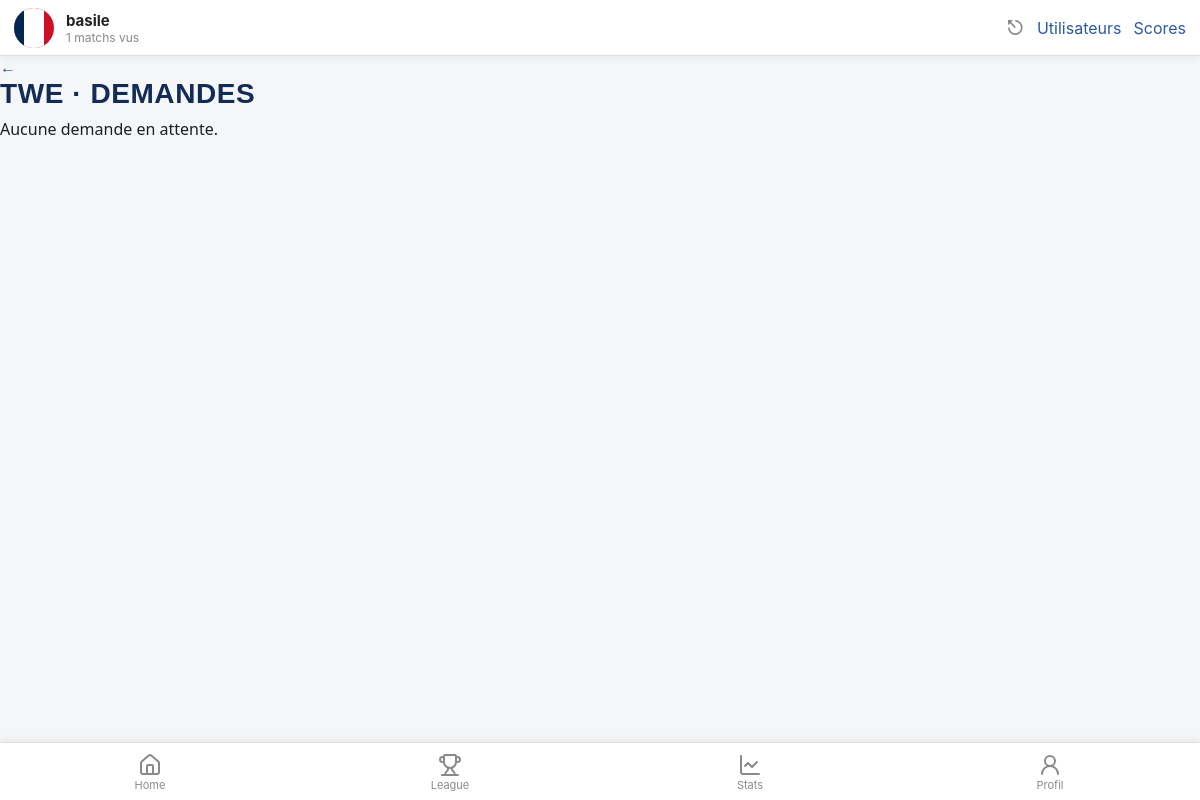
Page /index.php?view=demandes&idLeague=7 (signed in) on the committed database.
### tables this page shows
CREATE TABLE `UTILISATEUR` (
  `id` int NOT NULL,
  `pseudo` varchar(50) NOT NULL,
  `mot_de_passe` varchar(255) NOT NULL,
  `equipe_pref_id` int DEFAULT NULL,
  `joueur_pref_id` int DEFAULT NULL,
  `pdp` varchar(255) NOT NULL,
  `admin` tinyint(1) NOT NULL DEFAULT '0',
  `blacklist` tinyint(1) NOT NULL DEFAULT '0'
);

CREATE TABLE `LEAGUE` (
  `id` int NOT NULL,
  `nom` varchar(100) NOT NULL,
  `createur_id` int NOT NULL
);

### libs/maLibUtils.php (called while the page is built, shortened)
<?php
function valider($nom,$type="REQUEST")
{
	switch($type)
	{
		case 'REQUEST':
		if(isset($_REQUEST[$nom]) && !($_REQUEST[$nom] == ""))
			return proteger($_REQUEST[$nom]);
		break;
		case 'SESSION':
		if(isset($_SESSION[$nom]) && !($_SESSION[$nom] == ""))
			return $_SESSION[$nom];
		break;
	}
	return false;
}
function proteger($str)
{
	if (is_array($str))
	{
		$nextTab = array();
		foreach($str as $cle => $val)
		{
			$nextTab[$cle] = addslashes($val);
		}
		return $nextTab;
	}
	else
		return addslashes ($str);
}
?>

### libs/maLibSQL.pdo.php (called while the page is built, shortened)
<?php
function SQLGetChamp($sql)
{
	global $BDD_host;
	global $BDD_base;
	global $BDD_user;
	global $BDD_password;
	try {
		$dbh = new PDO("mysql:host=$BDD_host;dbname=$BDD_base", $BDD_user, $BDD_password);
	} catch (PDOException $e) {
		die("<font color=\"red\">SQLGetChamp: Erreur de connexion : " . $e->getMessage() . "</font>");
	}
	$dbh->exec("SET CHARACTER SET utf8");
	$res = $dbh->query($sql);
	$num = $res->rowCount();
	$res->setFetchMode(PDO::FETCH_NUM);
	$ligne = $res->fetch();
	if ($ligne == false) return false;
	else return $ligne[0];
}
function SQLSelect($sql)
{
 	global $BDD_host;
	global $BDD_base;
 	global $BDD_user;
 	global $BDD_password;
	try {
		$dbh = new PDO("mysql:host=$BDD_host;dbname=$BDD_base", $BDD_user, $BDD_password);
	} catch (PDOException $e) {
		die("<font color=\"red\">SQLSelect: Erreur de connexion : " . $e->getMessage() . "</font>");
	}
	$dbh->exec("SET CHARACTER SET utf8");
	$res = $dbh->query($sql);
	$num = $res->rowCount();
	if ($num==0) return false;
	else return $res;
}
function parcoursRs($result)
{
	if  ($result == false) return array();
	$result->setFetchMode(PDO::FETCH_ASSOC);
	while ($ligne = $result->fetch())
		$tab[]= $ligne;
	return $tab;
}
?>

### libs/modele.php (called while the page is built, shortened)
<?php
include_once(__DIR__ . "/maLibSQL.pdo.php");
function getLeague($idLeague)
{
	$SQL = "SELECT L.id, L.nom, L.createur_id, U.pseudo AS createur
			FROM LEAGUE L
			JOIN UTILISATEUR U ON U.id = L.createur_id
			WHERE L.id = '$idLeague'";
	$tab = parcoursRs(SQLSelect($SQL));
	return count($tab) ? $tab[0] : false;
}
function listerDemandesEnAttente($idLeague)
{
	$SQL = "SELECT I.id, I.user_invite_id, U.pseudo, I.date_invitation
			FROM INVITATION I
			JOIN UTILISATEUR U ON U.id = I.user_invite_id
			WHERE I.league_id = '$idLeague' AND I.statut = 'en_attente'
			ORDER BY I.date_invitation ASC";
	return parcoursRs(SQLSelect($SQL));
}
function getProfil($idUser)
{
    $SQL = "SELECT U.id, U.pseudo, U.pdp, U.equipe_pref_id, U.joueur_pref_id,
				   E.nom AS equipe_nom, E.image_drapeau,
				   J.prenom AS joueur_prenom, J.nom AS joueur_nom, J.image_joueur
            FROM UTILISATEUR U
            LEFT JOIN EQUIPE E ON E.id = U.equipe_pref_id
            LEFT JOIN JOUEUR J ON J.id = U.joueur_pref_id
            WHERE U.id = '$idUser'";
    $rs = parcoursRs(SQLSelect($SQL));
    return (count($rs) > 0) ? $rs[0] : false;
}
function getStatsProfil($idUser)
{
    $nbVus = SQLGetChamp("SELECT COUNT(*) FROM AVIS_MATCH WHERE user_id='$idUser' AND vu_ou IS NOT NULL");
    $SQL = "SELECT J.prenom, J.nom, COUNT(*) AS nb
            FROM AVIS_MATCH A
            JOIN JOUEUR J ON J.id = A.mvp_id
            WHERE A.user_id='$idUser' AND A.mvp_id IS NOT NULL
            GROUP BY A.mvp_id ORDER BY nb DESC LIMIT 1";
    $rs = parcoursRs(SQLSelect($SQL));
    $mvp = (count($rs) > 0) ? $rs[0]['prenom'] . ' ' . $rs[0]['nom'] : 'Aucun';
    $SQL = "SELECT E.nom, COUNT(*) AS nb
            FROM AVIS_MATCH A
            JOIN MATCHS M ON M.id = A.match_id
            JOIN EQUIPE E ON E.id = M.equipe_dom_id OR E.id = M.equipe_ext_id
            WHERE A.user_id='$idUser' AND A.vu_ou IS NOT NULL
            GROUP BY E.id ORDER BY nb DESC LIMIT 1";
    $rs = parcoursRs(SQLSelect($SQL));
    $equipePlusVue = (count($rs) > 0) ? $rs[0]['nom'] : 'Aucune';
    $noteMoy = SQLGetChamp("SELECT ROUND(AVG(note_match),1) FROM AVIS_MATCH WHERE user_id='$idUser' AND note_match IS NOT NULL");
    $nbStade = SQLGetChamp("SELECT COUNT(*) FROM AVIS_MATCH WHERE user_id='$idUser' AND vu_ou='stade'");
    if (!$nbStade) $nbStade = 0;
    return compact('nbVus', 'mvp', 'equipePlusVue', 'noteMoy', 'nbStade');
}
?>

### templates/demandes.php (the view, shortened to what this page needs)
<?php
include_once("libs/modele.php");
include_once("libs/maLibUtils.php");
$idLeague = valider("idLeague");
$league   = getLeague($idLeague);
$demandes = listerDemandesEnAttente($idLeague);
?>
<div class="page-entete">
	<a class="retour" href="index.php?view=league&amp;idLeague=<?php echo $league['id']; ?>" aria-label="Retour">←</a>
	<h1 class="lg-titre"><?php echo htmlspecialchars($league['nom']); ?> · demandes</h1>
</div>
<ul class="league-list">
	<?php if (count($demandes) == 0) : ?>
		<li class="vide">Aucune demande en attente.</li>
	<?php endif; ?>
</ul>

### templates/header.php (shortened to what this page needs)
<!DOCTYPE html PUBLIC "-//W3C//DTD XHTML 1.0 Strict//EN" "http://www.w3.org/TR/xhtml1/DTD/xhtml1-strict.dtd">
<html xmlns="http://www.w3.org/1999/xhtml">
<head>
	<link rel="stylesheet" type="text/css" href="css/style.css?v=6">
</head>
<body>
<?php
include_once "libs/modele.php";
?>
<div id="entete">
	<?php if (valider("connecte", "SESSION")) :
		$idMoi  = valider("idUser", "SESSION");
		$profil = getProfil($idMoi);
		$stats  = getStatsProfil($idMoi);
		$pp = $profil['pdp'] ? $profil['pdp'] : 'default.png';
	?>
		<img class="entete-pp" src="ressources/images_drapeaux/<?php echo htmlspecialchars($pp); ?>" alt="" />
		<div class="entete-info">
			<span class="entete-pseudo"><?php echo htmlspecialchars($profil['pseudo']); ?></span>
			<span class="entete-stat"><?php echo (int) $stats['nbVus']; ?> matchs vus</span>
		</div>
		<a class="entete-logout" href="controleur.php?action=Logout" aria-label="Déconnexion">⎋</a>
	<?php else : ?>
		<a class="entete-login" href="index.php?view=login">Se connecter</a>
	<?php endif; ?>
	<?php
	if (valider("isAdmin","SESSION")){
		echo '<a href="index.php?view=users">Utilisateurs</a>';
		echo '<a href="index.php?view=scores">Scores</a>';
	} ?>
</div>

### css/style.css (style rules this page uses)
body { padding-top:56px; padding-bottom:70px; }
.league-list { list-style:none; margin:0; padding:0; }
#entete { position: fixed; top:0; left:0; right:0; height: 56px; display: flex; align-items: center; gap: 12px; padding: 0 14px; background: #fff; border-bottom: 1px solid #e0e0e0; box-shadow: 0 2px 8px rgba(0,0,0,0.06); z-index: 1000; font-family: -apple-system, system-ui, sans-serif; }
.entete-pp { width:40px; height:40px; border-radius:50%; object-fit:cover; background:#eee; }
.entete-info { display:flex; flex-direction:column; flex:1; }
.entete-pseudo { font-weight:bold; font-size:15px; color:#222; }
.entete-stat { font-size:12px; color:#888; }
.entete-logout { font-size:20px; color:#888; text-decoration:none; }
:root { --color-primary: #122C56; --color-primary-light: #2C5AA0; --color-accent: #F0A202; --color-success: #2E8B57; --color-danger: #D7263D; --color-bg: #F5F6F8; --color-surface: #FFFFFF; --color-border: #E2E5EA; --color-text: #1B1F27; --color-text-muted: #6B7280; --color-on-primary: #FFFFFF; --font-display: 'Oswald', sans-serif; --font-body: 'Work Sans', system-ui, sans-serif; --container-width: 480px; --nav-height: 64px; --radius-sm: 6px; --radius-md: 12px; --radius-lg: 20px; --shadow-card: 0 2px 10px rgba(18, 44, 86, 0.08); --space-xs: 4px; --space-sm: 8px; --space-md: 16px; --space-lg: 24px; --space-xl: 32px; }
*, *::before, *::after { box-sizing: border-box; }
body { margin: 0; font-family: var(--font-body); color: var(--color-text); background: var(--color-bg); -webkit-font-smoothing: antialiased; }
h1, h2, h3, h4 { font-family: var(--font-display); font-weight: 600; margin: 0 0 var(--space-sm); letter-spacing: 0.02em; color: var(--color-primary); }
h1 { font-size: 28px; text-transform: uppercase; }
a { color: var(--color-primary-light); text-decoration: none; }
ul { list-style: none; margin: 0; padding: 0; }

### rows in the picture
utilisateur: pdp (picture), pseudo "basile"
league: nom "TWE"

### other values in the picture
$stats['nbVus'] "1"
